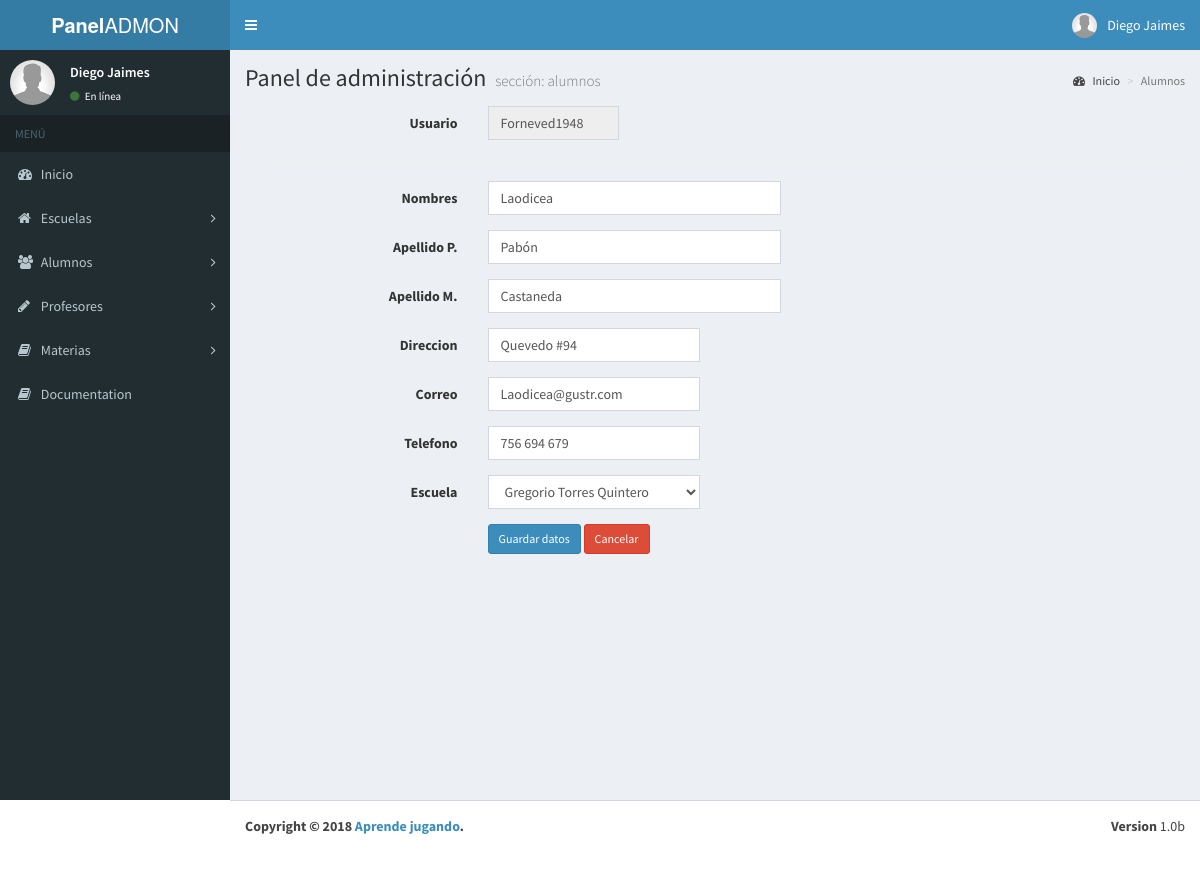
Page /admin/profesores-edit.php?nik=Forneved1948 (signed in) on the committed database.
### tables this page shows
CREATE TABLE `usuarios` (
  `id` int(11) NOT NULL,
  `nombre` varchar(100) DEFAULT NULL,
  `apellidoP` varchar(100) DEFAULT NULL,
  `apellidoM` varchar(100) DEFAULT NULL,
  `direccion` varchar(100) DEFAULT NULL,
  `telefono` varchar(100) DEFAULT NULL,
  `correo` varchar(100) DEFAULT NULL,
  `usuario` varchar(30) DEFAULT NULL,
  `contrasena` varchar(50) DEFAULT NULL,
  `cargo` varchar(15) DEFAULT NULL,
  `idEscuela` int(11) DEFAULT NULL,
  `grupo` char(1) NOT NULL DEFAULT ''
);

### admin/profesores-edit.php (the view, shortened to what this page needs)
<?php
  include("bin/conexion.php");
  if($_SESSION["id_usuario"] == TRUE && $_SESSION["cargo"] == "admin")
  {
?>
<!DOCTYPE html>
<html>
<head>
  <?php include_once(__DIR__."/bin/header.php"); ?>
</head>
<body class="hold-transition skin-blue sidebar-mini">
<div class="wrapper">
  <?php include_once(__DIR__."/bin/cabeza.php"); ?>
  <?php include_once(__DIR__."/bin/sidebar.php"); ?>
  <div class="content-wrapper">
    <section class="content-header">
      <h1>
        Panel de administración
        <small>sección: alumnos</small>
      </h1>
      <ol class="breadcrumb">
        <li><a href="/Estadias/admin/"><i class="fa fa-dashboard"></i> Inicio</a></li>
        <li class="active">Alumnos</li>
      </ol>
    </section>
    <section class="content">
 <?php
			$nik = mysqli_real_escape_string($mysqli,(strip_tags($_GET["nik"],ENT_QUOTES)));
			$sql = mysqli_query($mysqli, "SELECT * FROM usuarios WHERE usuario='$nik'");
			if(mysqli_num_rows($sql) == 0){
			}else{
				$row = mysqli_fetch_assoc($sql);
			}
			?>
			<form class="form-horizontal" action="" method="post">
				<div class="form-group">
					<label class="col-sm-3 control-label">Usuario</label>
					<div class="col-sm-2">
						<input type="text" name="usuario" value="<?php echo $row ['usuario']; ?>" class="form-control" placeholder="NIK" required readonly>
					</div>
				</div>
				<hr />
				<div class="form-group">
					<label class="col-sm-3 control-label">Nombres</label>
					<div class="col-sm-4">
						<input type="text" name="nombre" value="<?php echo $row ['nombre']; ?>" class="form-control" placeholder="Nombres" required>
					</div>
				</div>
				<div class="form-group">
					<label class="col-sm-3 control-label">Apellido P.</label>
					<div class="col-sm-4">
						<input type="text" name="apellidoP" value="<?php echo $row ['apellidoP']; ?>" class="form-control" placeholder="Apellido Paterno" required>
					</div>
				</div>
					<div class="form-group">
					<label class="col-sm-3 control-label">Apellido M.</label>
					<div class="col-sm-4">
						<input type="text" name="apellidoM" value="<?php echo $row ['apellidoM']; ?>" class="form-control" placeholder="Apellido Materno" required>
					</div>
				</div>
			<div class="form-group">
					<label class="col-sm-3 control-label">Direccion</label>
					<div class="col-sm-3">
						<input type="text" name="direccion" value="<?php echo $row['direccion']; ?>" class="form-control" placeholder="Direccion" required>
				</div>
				</div>
				<div class="form-group">
					<label class="col-sm-3 control-label">Correo</label>
					<div class="col-sm-3">
						<input type="text" name="correo" value="<?php echo $row['correo']; ?>" class="form-control" placeholder="Correo" required>
					</div>
				</div>
				<div class="form-group">
					<label class="col-sm-3 control-label">Telefono</label>
					<div class="col-sm-3">
						<input type="text" name="telefono" value="<?php echo $row['telefono']; ?>" class="form-control" placeholder="Telefono" required>
					</div>
				</div>
		    <?php
            $sql="SELECT escuela.id, escuela.nombre FROM escuela, usuarios Where usuarios.usuario = '$nik' and escuela.id = usuarios.idescuela";
            $consulta=mysqli_query($mysqli,$sql);
            ?>
            <div class="form-group">
            <label class="col-sm-3 control-label">Escuela</label>
            <div class="col-sm-3">
            <select class="form-control" id="escuela" name="escuela">
            <?php  while($row=mysqli_fetch_array($consulta)) {
            echo "<option value='" . $row['id'] . "'>" . $row['nombre'] . "</option>";
            }
            ?>
            </select>
            </div></div>
				<div class="form-group">
					<label class="col-sm-3 control-label">&nbsp;</label>
					<div class="col-sm-6">
						<input type="submit" name="save" class="btn btn-sm btn-primary" value="Guardar datos">
						<a href="profesores.php" class="btn btn-sm btn-danger">Cancelar</a>
					</div>
				</div>
			</form>
		</div>
	</div>
 <?php include_once(__DIR__."/bin/footer.php") ?>
</body>
</html>
<?php
  } else {
    header("Location: /Estadias/admin/login.php");
  }
 ?>

### rows in the picture
usuarios: usuario "Forneved1948", nombre "Laodicea", apellidoP "Pabón", apellidoM "Castaneda", direccion "Quevedo #94", correo "Laodicea@gustr.com", telefono "756 694 679"

### other values in the picture
$_SESSION['nombre'] "Diego"
$_SESSION['apellidoP'] "Jaimes"
form field escuela "Gregorio Torres Quintero"
